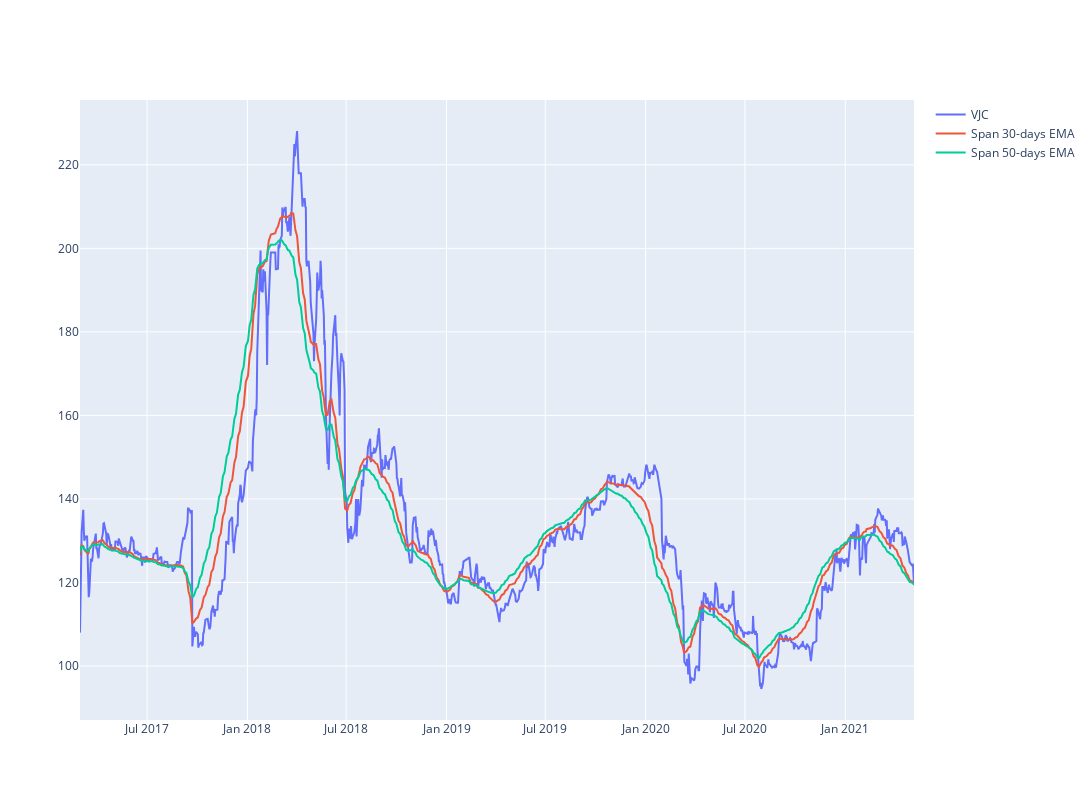

Notebook code cell kept with this figure:
### Code cell
#plot linechart for stock price
short_rolling = df['<Close>'].rolling(window=30).mean()

ema_long = df['<Close>'].ewm(span=50, adjust=False).mean()
ema_short = df['<Close>'].ewm(span=30, adjust=False).mean()
line_price = df['<Close>']
fig = go.Figure()
#px.line(df_hpg, x='datetime', y='<Close>', labels={'x':'Date', 'y':'Price'})
fig.update_layout(  autosize=False,   width=1200,    height=800)
fig.add_trace(go.Scatter(x=df.datetime, y=line_price, 
                        mode='lines', name=stock))

fig.add_trace(go.Scatter(x=df.datetime, y=ema_short, 
                        mode='lines', name='Span 30-days EMA'))

fig.add_trace(go.Scatter(x=df.datetime, y=ema_long, 
                        mode='lines', name='Span 50-days EMA'))

### Figure 1 — Plotly figure (JSON) as saved in the notebook; plotly's stock layout.template omitted (floating-point values rounded to 4 significant figures; data arrays with more than 128 entries replaced by an {"elided": "..."} marker saying what was removed)
{"data": [{"mode": "lines", "name": "VJC", "type": "scatter", "x": {"elided": "1047 str values"}, "y": {"elided": "1047 float values"}}, {"mode": "lines", "name": "Span 30-days EMA", "type": "scatter", "x": {"elided": "1047 str values"}, "y": {"elided": "1047 float values"}}, {"mode": "lines", "name": "Span 50-days EMA", "type": "scatter", "x": {"elided": "1047 str values"}, "y": {"elided": "1047 float values"}}], "layout": {"autosize": false, "height": 800, "width": 1200}}
